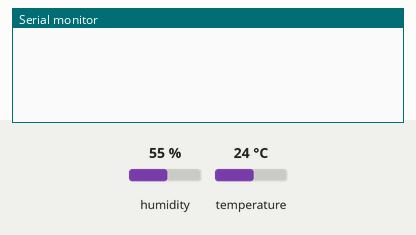
This sketch was run on a simulated ESP8266 (NodeMCU). On the bench: the last lines printed to the serial monitor. The test bench sets the inputs (shaded band); at power-on: humidity 55 %, temperature 24 °C. WiFi joins after 1.5 s; servers stay silent unless stated; the local clock reads 2024-03-15 10:24:30 at power-on unless the sketch sets it; not simulated (calls return 0 or success): arduino_secrets.h.

Above: at 2.7 s.
2.8 s: humidity set to 22 %
At 5.4 s:
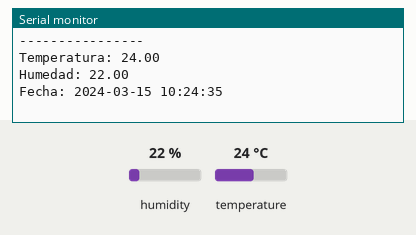
9.7 s: temperature set to 12 °C
At 10.5 s:
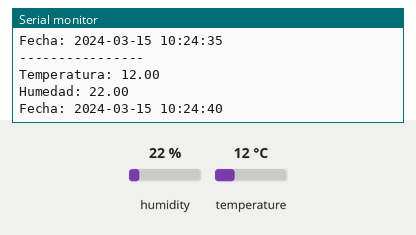
16.6 s: humidity set to 40 %
At 20.5 s:
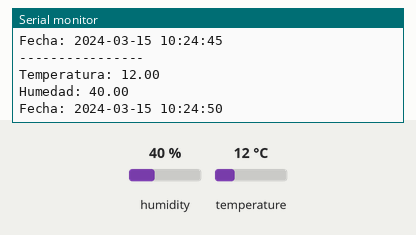
Timing chart, 0 to 22.0 s (numbered marks = the images above; inputs shaded):
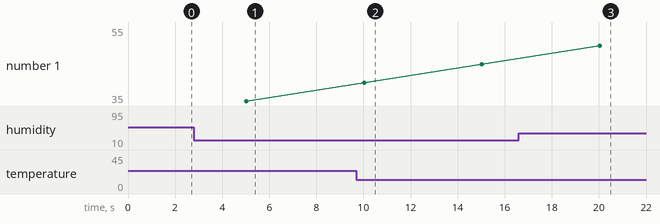

Measured:
- after the input at 2.8 s, the serial monitor: prints a new line after 2.2 s (image 1)
- after the input at 9.7 s, the serial monitor: prints a new line after 0.32 s (image 2)
- after the input at 16.6 s, the serial monitor: prints a new line after 3.4 s (image 3)

The sketch:

WeatherStationESP32_jul13a.ino
```cpp
#include "arduino_secrets.h"
#include <Adafruit_Sensor.h>
/*
  Sketch generated by the Arduino IoT Cloud Thing "WeatherStationESP32"
  https://create.arduino.cc/cloud/things/79292297-8053-4971-8f89-a14b0cb3a18f

  Arduino IoT Cloud Variables description

  The following variables are automatically generated and updated when changes are made to the Thing

  String measurementTime;
  float humidity;
  float temperature;

  Variables which are marked as READ/WRITE in the Cloud Thing will also have functions
  which are called when their values are changed from the Dashboard.
  These functions are generated with the Thing and added at the end of this sketch.
*/

#include "thingProperties.h"
#include <DHT.h>
#include <time.h>

#define DHTPIN 5      // Si D5 corresponde a GPIO18
#define DHTTYPE DHT11

DHT dht(DHTPIN, DHTTYPE);

void setup() {
  // Initialize serial and wait for port to open:
  Serial.begin(9600);

  dht.begin();

// Configurar hora mediante NTP
configTime(-6 * 3600, 0, "pool.ntp.org", "time.nist.gov");

  // This delay gives the chance to wait for a Serial Monitor without blocking if none is found
  delay(1500);

  // Defined in thingProperties.h
  initProperties();

  // Connect to Arduino IoT Cloud
  ArduinoCloud.begin(ArduinoIoTPreferredConnection);

  /*
     The following function allows you to obtain more information
     related to the state of network and IoT Cloud connection and errors
     the higher number the more granular information you’ll get.
     The default is 0 (only errors).
     Maximum is 4
 */
  setDebugMessageLevel(2);
  ArduinoCloud.printDebugInfo();
}

void loop() {

  ArduinoCloud.update();

  static unsigned long lastRead = 0;

  if (millis() - lastRead >= 5000) {

    lastRead = millis();

    float t = dht.readTemperature();
    float h = dht.readHumidity();

    if (!isnan(t) && !isnan(h)) {

      temperature = t;
      humidity = h;

      struct tm timeinfo;

      if (getLocalTime(&timeinfo)) {

        char fecha[30];

        strftime(fecha, sizeof(fecha), "%Y-%m-%d %H:%M:%S", &timeinfo);

        measurementTime = String(fecha);

      } else {

        measurementTime = "Sin sincronizar";

      }

      Serial.println("----------------");

      Serial.print("Temperatura: ");
      Serial.println(temperature);

      Serial.print("Humedad: ");
      Serial.println(humidity);

      Serial.print("Fecha: ");
      Serial.println(measurementTime);

    } else {

      Serial.println("Error leyendo el DHT11");

    }

  }

}
```

thingProperties.h
```cpp
// Code generated by Arduino IoT Cloud, DO NOT EDIT.

#include <ArduinoIoTCloud.h>
#include <Arduino_ConnectionHandler.h>

const char DEVICE_LOGIN_NAME[]  = "f0228a04-c1aa-4814-912d-d30906972d79";

const char SSID[]               = SECRET_SSID;    // Network SSID (name)
const char PASS[]               = SECRET_OPTIONAL_PASS;    // Network password (use for WPA, or use as key for WEP)
const char DEVICE_KEY[]  = SECRET_DEVICE_KEY;    // Secret device password


String measurementTime;
float humidity;
float temperature;

void initProperties(){

  ArduinoCloud.setBoardId(DEVICE_LOGIN_NAME);
  ArduinoCloud.setSecretDeviceKey(DEVICE_KEY);
  ArduinoCloud.addProperty(measurementTime, READ, ON_CHANGE, NULL);
  ArduinoCloud.addProperty(humidity, READ, ON_CHANGE, NULL);
  ArduinoCloud.addProperty(temperature, READ, ON_CHANGE, NULL);

}

WiFiConnectionHandler ArduinoIoTPreferredConnection(SSID, PASS);
```
